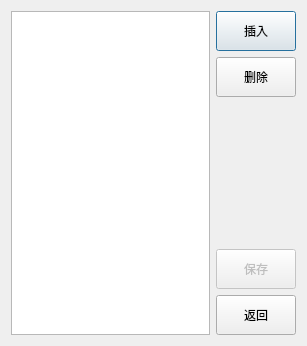
<?xml version="1.0" encoding="UTF-8"?>
<ui version="4.0">
 <class>DialogTingche</class>
 <widget class="QDialog" name="DialogTingche">
  <property name="geometry">
   <rect>
    <x>0</x>
    <y>0</y>
    <width>307</width>
    <height>346</height>
   </rect>
  </property>
  <property name="windowTitle">
   <string>Dialog</string>
  </property>
  <layout class="QHBoxLayout" name="horizontalLayout">
   <item>
    <widget class="QTableView" name="tableView">
     <property name="editTriggers">
      <set>QAbstractItemView::DoubleClicked|QAbstractItemView::SelectedClicked</set>
     </property>
     <property name="selectionMode">
      <enum>QAbstractItemView::SingleSelection</enum>
     </property>
     <property name="selectionBehavior">
      <enum>QAbstractItemView::SelectRows</enum>
     </property>
    </widget>
   </item>
   <item>
    <layout class="QVBoxLayout" name="verticalLayout">
     <item>
      <widget class="QPushButton" name="pushButton">
       <property name="minimumSize">
        <size>
         <width>0</width>
         <height>40</height>
        </size>
       </property>
       <property name="text">
        <string>插入</string>
       </property>
      </widget>
     </item>
     <item>
      <widget class="QPushButton" name="pushButton_2">
       <property name="minimumSize">
        <size>
         <width>0</width>
         <height>40</height>
        </size>
       </property>
       <property name="text">
        <string>删除</string>
       </property>
      </widget>
     </item>
     <item>
      <spacer name="verticalSpacer">
       <property name="orientation">
        <enum>Qt::Vertical</enum>
       </property>
       <property name="sizeHint" stdset="0">
        <size>
         <width>20</width>
         <height>40</height>
        </size>
       </property>
      </spacer>
     </item>
     <item>
      <widget class="QPushButton" name="pushButton_3">
       <property name="enabled">
        <bool>false</bool>
       </property>
       <property name="minimumSize">
        <size>
         <width>0</width>
         <height>40</height>
        </size>
       </property>
       <property name="text">
        <string>保存</string>
       </property>
      </widget>
     </item>
     <item>
      <widget class="QPushButton" name="pushButton_4">
       <property name="minimumSize">
        <size>
         <width>0</width>
         <height>40</height>
        </size>
       </property>
       <property name="text">
        <string>返回</string>
       </property>
      </widget>
     </item>
    </layout>
   </item>
  </layout>
 </widget>
 <resources/>
 <connections/>
</ui>
